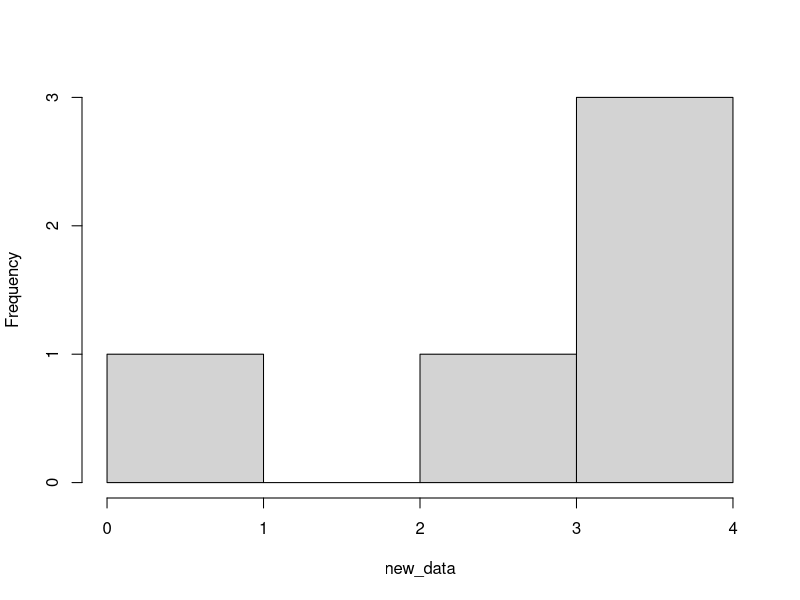
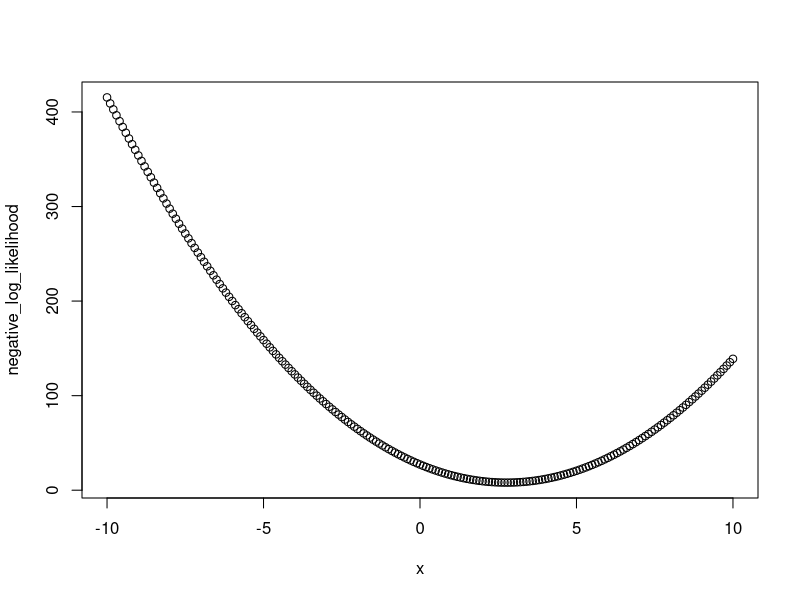
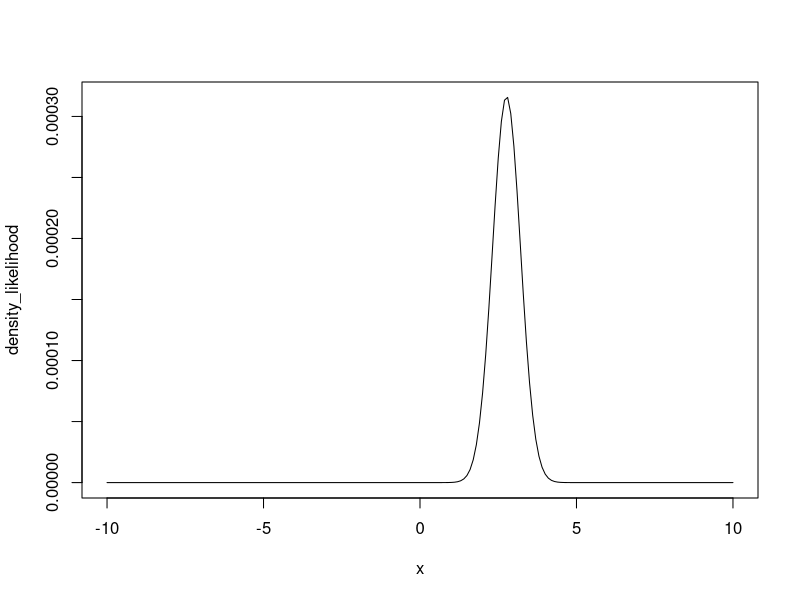
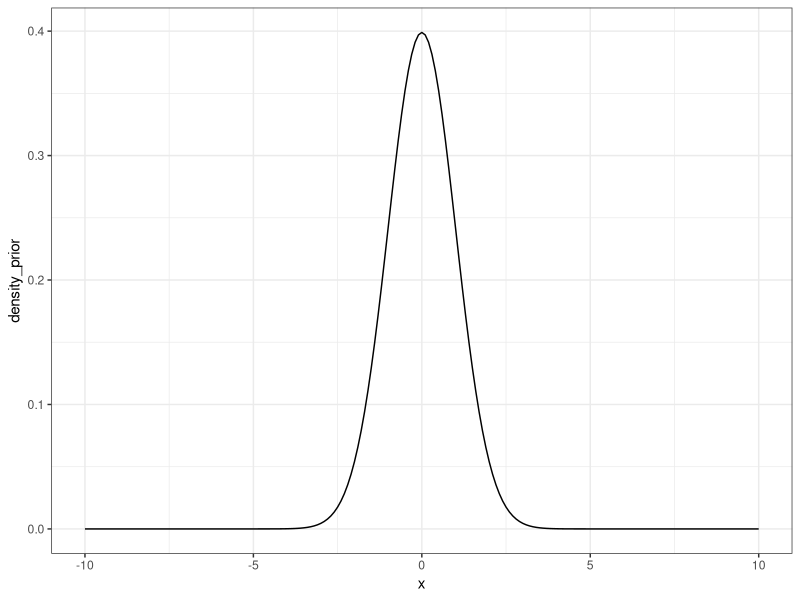
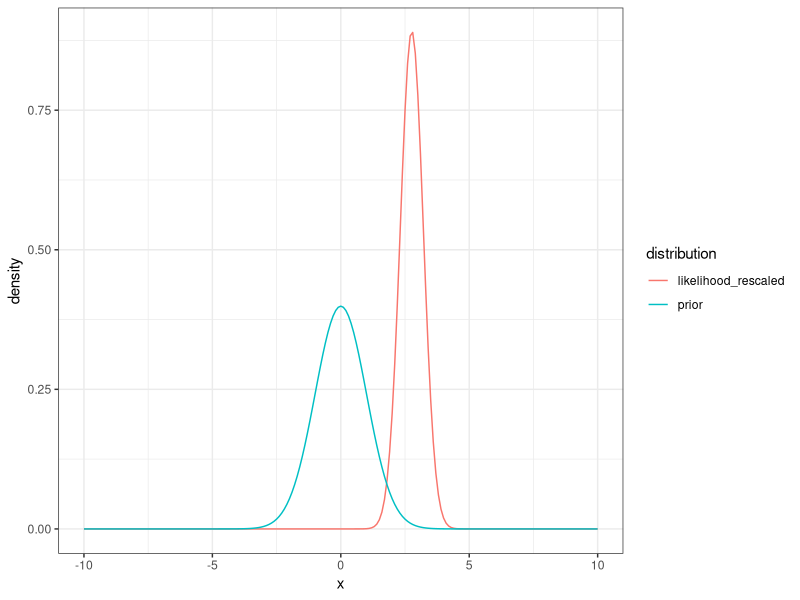
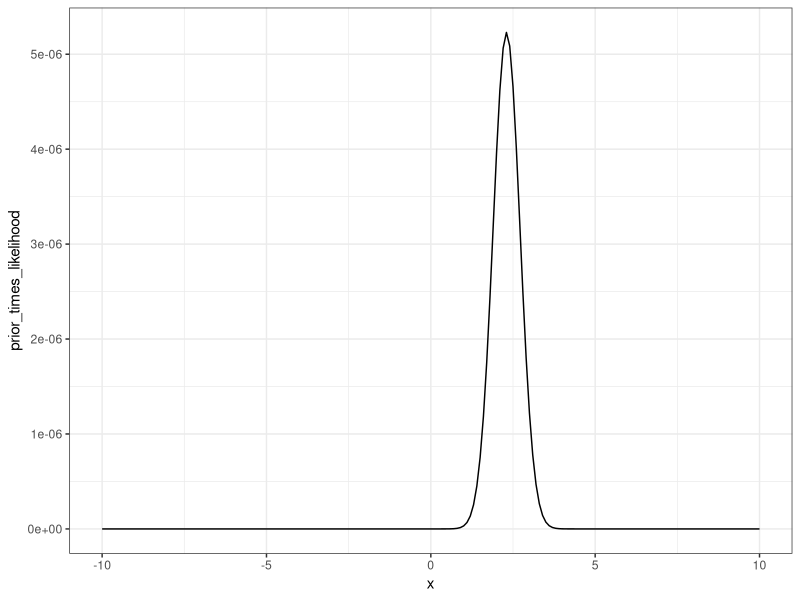
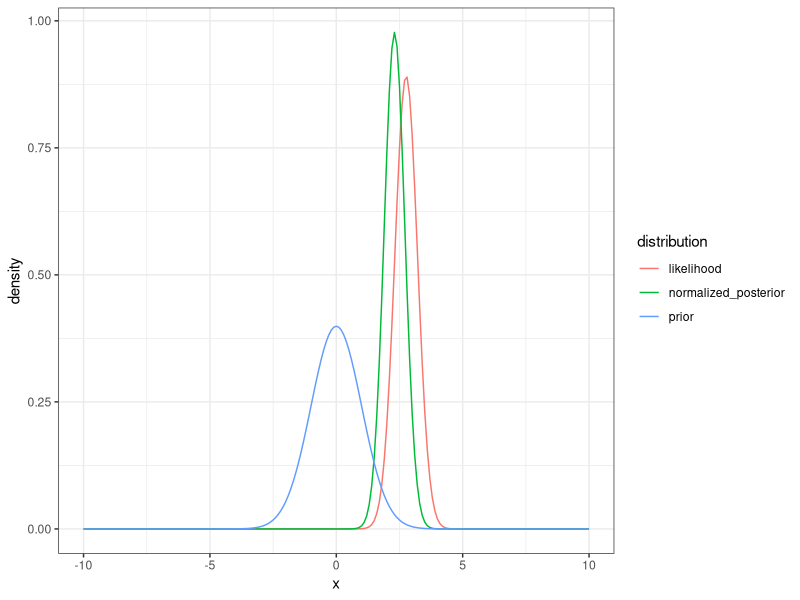
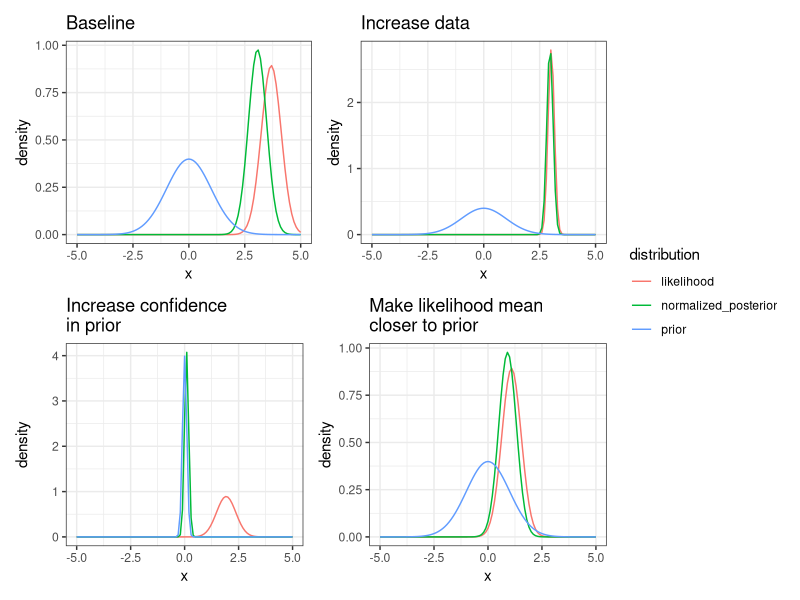

Write the R code that produced these figures, in order.
## ---- chunk 1
#| echo: FALSE
#| message: FALSE
library(tidyverse)
library(patchwork)
## ---- chunk 2
num_data_points <- 5

mean_data <- 3.0
sd_data <- 1.0
new_data <- rnorm(num_data_points, mean = mean_data, sd = sd_data)
## ---- chunk 3
#| fig-cap: Five random simples from a normal distirubtion with mean = 3 and sd = 1
#| label: fig-rnorm1
hist(new_data, main = "")
## ---- chunk 4
#DATA MODEL
delta_x <- 0.1
x <- seq(-10,10, delta_x)
negative_log_likelihood <- rep(NA,length(x))
for(i in 1:length(x)){
  negative_log_likelihood[i] <- -sum(dnorm(new_data, mean = x[i], sd = 1, log = TRUE))
}
## ---- chunk 5
#| fig-cap: Negative log likelihood curve
#| label: fig-ll-bayes
plot(x, negative_log_likelihood)
## ---- chunk 6
density_likelihood <- exp(-negative_log_likelihood)
## ---- chunk 7
#| fig-cap: likelihood curve
#| label: fig-ll2-density
plot(x, density_likelihood, type = "l")
## ---- chunk 8
likelihood_area_under_curve <- sum(density_likelihood * delta_x) #Width * Height
density_likelihood_rescaled <- density_likelihood/likelihood_area_under_curve
## ---- chunk 9
#| fig-cap: Rescale likelihood (area under curve is 1)
#| label: fig-rescaled-ll
d <- tibble(x = x,
            likelihood = density_likelihood_rescaled) |> 
ggplot(aes(x = x, y = likelihood)) +
  geom_line() +
  theme_bw()

## ---- chunk 10
mean_prior <- 0
sd_prior <- 1.0
## ---- chunk 11
density_prior <- dnorm(x, mean = mean_prior, sd = sd_prior)
## ---- chunk 12
#| fig-cap: likelihood of the x given the prior distribution
#| label: fig-prior-dens
d <- tibble(x = x,
            density_prior = density_prior)
ggplot(d, aes(x = x, y = density_prior)) +
  geom_line()  +
  theme_bw()
## ---- chunk 13
#| fig-cap: likelihood of the x given the prior distribution and likelihood of the model.
#| label: fig-prior-ll-dens
tibble(x = x,
            prior = density_prior,
            likelihood_rescaled = density_likelihood_rescaled) %>% 
  pivot_longer(cols = -x, names_to = "distribution", values_to = "density") %>% 
  mutate(distribution = factor(distribution)) %>% 
  ggplot(aes(x = x, y = density, color = distribution)) +
  geom_line()  +
  theme_bw()

## ---- chunk 14
prior_times_likelihood <- density_prior * density_likelihood
## ---- chunk 15
#| fig-cap: 
#| label: fig-post-unscaled
d <- tibble(x = x,
            prior_times_likelihood = prior_times_likelihood)
ggplot(d, aes(x = x, y = prior_times_likelihood)) +
  geom_line()  +
  theme_bw()
## ---- chunk 16
area_under_curve <- sum(prior_times_likelihood * delta_x)  #sum(Width * Height) = total probability of the data given all possible values of the parameter
normalized_posterior <- prior_times_likelihood / area_under_curve
## ---- chunk 17
#| fig-cap: Prior, likelihood, and posterior shown together 
#| label: fig-prior-ll-post
tibble(x = x,
       prior = density_prior,
       likelihood = density_likelihood_rescaled,
       normalized_posterior = normalized_posterior) %>% 
  pivot_longer(cols = -x, names_to = "distribution", values_to = "density") %>% 
  mutate(distribution = factor(distribution)) %>% 
  ggplot(aes(x = x, y = density, color = distribution)) +
  geom_line()  +
  theme_bw()
## ---- chunk 18
explore_senstivity <- function(num_data_points, mean_data, sd_data, mean_prior, sd_prior, title){

new_data <- rnorm(num_data_points, mean_data, sd_data)
delta_x <- 0.1
x <- seq(-5,5, delta_x)
negative_log_likelihood <- rep(NA,length(x))

#DATA MODEL
for(i in 1:length(x)){
  #Process model is that mean = x
  negative_log_likelihood[i] <- -sum(dnorm(new_data, mean = x[i], sd = 1, log = TRUE))
}

density_likelihood <- exp(-negative_log_likelihood)
likelihood_area_under_curve <- sum(density_likelihood * delta_x) #Width * Height
density_likelihood_rescaled <- density_likelihood/likelihood_area_under_curve

#Prior
density_prior <- dnorm(x, mean = mean_prior, sd = sd_prior)

#Prior x Likelihood
prior_times_likelihood <- density_prior * density_likelihood
area_under_curve <- sum(prior_times_likelihood * delta_x) #Width * Height
normalized_posterior <- prior_times_likelihood / area_under_curve

p <- tibble(x = x,
       prior = density_prior,
       likelihood = density_likelihood_rescaled,
       normalized_posterior = normalized_posterior) %>% 
  pivot_longer(cols = -x, names_to = "distribution", values_to = "density") %>% 
  mutate(distribution = factor(distribution)) %>% 
  ggplot(aes(x = x, y = density, color = distribution)) +
  geom_line() +
  labs(title = title)  +
  theme_bw()
return(p)
}
## ---- chunk 19
#Baseline
p1 <- explore_senstivity(num_data_points = 5,
                        mean_data = 3,
                        sd_data = 2,
                        mean_prior = 0,
                        sd_prior = 1.0,
                        title = "Baseline")

#Increase confidence in prior
p2 <- explore_senstivity(num_data_points = 5,
                        mean_data = 3,
                        sd_data = 2,
                        mean_prior = 0,
                        sd_prior = 0.1,
                        title = "Increase confidence\nin prior")

#Increase number of data points
p3 <- explore_senstivity(num_data_points = 50,
                        mean_data = 3,
                        sd_data = 2,
                        mean_prior = 0,
                        sd_prior = 1.0,
                        title = "Increase data")

#Make likelihood mean closer to prior
p4 <- explore_senstivity(num_data_points = 5,
                        mean_data = 0,
                        sd_data = 2,
                        mean_prior = 0,
                        sd_prior = 1.0,
                        title = "Make likelihood mean\ncloser to prior")

## ---- chunk 20
#| echo: false
#| fig-cap: Senstivity of posteriors to different data and prior scenarios
#| label: fig-post-sens
(p1 + p3) / (p2 + p4) + plot_layout(guides = "collect")  
## ---- chunk 21
set.seed(100)
num_data_points <- 10
par1_true <- 3
sd_data <- 0.5
x <- runif(num_data_points, 0, 10)
par_true <- c(par1_true, 0.5)
y_true <- par_true[1] * (x / (x + par_true[2]))
y <- rnorm(length(y_true), mean = y_true, sd = sd_data)
## ---- chunk 22
plot(x, y, ylim = c(0, par1_true + 2))
## ---- chunk 23
mean_prior <- 1.0
sd_prior <- 0.5
## ---- chunk 24
delta_par1 <- 0.1
par1 <- seq(-3,10, delta_par1)
negative_log_likelihood <- rep(NA,length(par1))
for(i in 1:length(par1)){
  #Process model
  pred <- par1[i] * (x / (x + par_true[2]))
  #Data model
  negative_log_likelihood[i] <- -sum(dnorm(y, mean = pred, sd = sd_data, log = TRUE))
}

density_likelihood <- exp(-negative_log_likelihood)
likelihood_area_under_curve <- sum(density_likelihood * delta_par1) #Width * Height
density_likelihood_rescaled <- density_likelihood/likelihood_area_under_curve

#Priors
density_prior <- dnorm(par1, mean = mean_prior, sd = sd_prior)
prior_times_likelihood <- density_prior * density_likelihood
area_under_curve <- sum(prior_times_likelihood * delta_par1) #Width * Height
normalized_posterior <- prior_times_likelihood / area_under_curve
## ---- chunk 25
tibble(par1 = par1,
       prior = density_prior,
       likelihood = density_likelihood_rescaled,
       normalized_posterior = normalized_posterior) %>% 
  pivot_longer(cols = -par1, names_to = "distribution", values_to = "density") %>% 
  mutate(distribution = factor(distribution)) %>% 
  ggplot(aes(x = par1, y = density, color = distribution)) +
  geom_line()  +
  theme_bw()
## ---- chunk 26
par1_mle <- par1[which.max(density_likelihood)]
par1_post <- par1[which.max(normalized_posterior)]

d <- tibble(x = seq(0,10, 0.1),
            prior = mean_prior * (x / (x + par_true[2])),
            likelihood = par1_mle * (x / (x + par_true[2])),
            posterior = par1_post * (x / (x + par_true[2]))) %>% 
  pivot_longer(cols = -x, names_to = "distribution", values_to = "prediction") %>% 
  mutate(distribution = factor(distribution))
## ---- chunk 27
ggplot(d, aes(x = x, y = prediction, col = distribution)) +
  geom_line() +
  labs(y = "M-M model prediction (process model)")  +
  theme_bw()
## ---- chunk 28
num_data_points <- 10
par1_true <- 3
sd_data <- 0.5
x <- runif(num_data_points, 0, 10)
par_true <- c(par1_true, 0.5)
y_true <- par_true[1] * (x / (x + par_true[2]))
y <- rnorm(length(y_true), mean = y_true, sd = sd_data)
## ---- chunk 29
plot(x, y, ylim = c(0, par1_true + 2))
## ---- chunk 30
#Initialize chain
num_iter <- 5000
pars <- array(NA, dim = c(num_iter))
pars[1] <- 2
log_prob_current <- -10000000000
prob_current <- exp(log_prob_current)
jump <- 0.1

mean_prior <- 1.0
sd_prior <- 0.5

for(i in 2:num_iter){
  
  #Randomly select new parameter values
  proposed_pars <- rnorm(1, pars[i - 1], jump)
  
    
  #PRIORS: how likely is the proposed value given the prior distribution?
  prior <- dnorm(proposed_pars, mean = mean_prior, sd = sd_prior)

  #PROCESS MODEL: Use new parameter values in the process model
  pred <- proposed_pars * (x / (x + par_true[2]))

  #DATA MODEL: how likely is the data given the proposed parameter?
  #We are multiplying here
  likelihood <- prod(dnorm(y, mean = pred, sd = sd_data))
  
  #Combine the prior and likelihood
  #remember that you multiply probabilities which mean you can add log(probability)
  prob_proposed <- prior * likelihood
  
  z <- (prob_proposed/prob_current)
  
  #Now pick a random number between 0 and 1
  r <- runif(1, 0, 1)
  
  #If z > r then accept the new parameters
  #Note: this will always happen if the new parameters are more likely than
  #the old parameters z > 1 means than z is always > r no matter what value of
  #r is chosen.  However it will accept worse parameter sets (P_new is less
  #likely then P_old - i.e., z < 1) in proportion to how much worse it is
  #For example: if z = 0.9 and then any random number drawn by runif that is
  #less than 0.90 will result in accepting the worse values (i.e., the slightly
  #worse values will be accepted a lot of the time).  In contrast, if z = 0.01
  #(i.e., the new parameters are much much worse), then they can still be accepted
  #but much more rarely because random r values of < 0.1 occur more rarely
  if(z > r){
    pars[i] <- proposed_pars
    prob_current <- prob_proposed
  }else{
    pars[i] <- pars[i - 1]
    prob_current <- prob_current #this calculation isn't necessary but is here to show you the logic
  }
}
## ---- chunk 31
#| warning: FALSE
d <- tibble(iter = 1:num_iter,
       par1 = pars)

p1 <-  ggplot(d, aes(x = iter, y = par1)) +
  geom_line()  +
  theme_bw()

p2 <- ggplot(d, aes(x = par1)) +
  geom_histogram() +
  theme_bw()

p1 | p2
## ---- chunk 32
#| warning: FALSE

nburn <- 100
d_burn <- tibble(iter = nburn:num_iter,
       par1 = pars[nburn:num_iter])
## ---- chunk 33
#| warning: FALSE
p1 <-  ggplot(d_burn, aes(x = iter, y = par1)) +
  geom_line() +
  theme_bw()

p2 <- ggplot(d_burn, aes(x = par1)) +
  geom_histogram() +
  theme_bw()

p1 | p2
## ---- chunk 34
par_post_burn <- pars[nburn:num_iter]

#Mean
mean(par_post_burn)
#sd
sd(par_post_burn)
#Quantiles
quantile(par_post_burn, c(0.025, 0.5,0.975))
## ---- chunk 35
num_samples <- 100
sample_index <- sample(x = 1:length(par_post_burn), size = num_samples, replace = TRUE)
random_draws <- par_post_burn[sample_index]
## ---- chunk 36
hist(random_draws)
## ---- chunk 37
num_samples <- 1000
x_new = x
pred_posterior_mean <- matrix(NA, num_samples, length(x_new))   # storage for all simulations
y_posterior <- matrix(NA, num_samples, length(x_new)) 

for(i in 1:num_samples){
  sample_index <- sample(x = 1:length(pars), size = 1, replace = TRUE)
  pred_posterior_mean[i, ] <- pars[sample_index] * (x_new / (x_new + par_true[2]))
  y_posterior[i, ] <- rnorm(length(x_new), pred_posterior_mean[i, ], sd = sd_data)
  
}
n.stats.y <- apply(y_posterior, 2, quantile, c(0.025, 0.5, 0.975))
n.stats.y.mean <- apply(y_posterior, 2, mean)

n.stats.mean <- apply(pred_posterior_mean, 2, quantile, c(0.025, 0.5, 0.975))

d <- tibble(x = x_new,
            median = n.stats.y.mean,
            lower95_y = n.stats.y[1, ],
            upper95_y = n.stats.y[3, ],
            lower95_mean = n.stats.mean[1, ],
            upper95_mean = n.stats.mean[3, ],
            obs = y)
## ---- chunk 38
ggplot(d, aes(x = x)) +
  geom_ribbon(aes(ymin = lower95_y, ymax = upper95_y), fill = "lightblue", alpha = 0.5) +
    geom_ribbon(aes(ymin = lower95_mean, ymax = upper95_mean), fill = "pink", alpha = 0.5) +
  geom_line(aes(y = median)) +
  geom_point(aes(y = obs)) +
  labs(y = "M-M Prediction")  +
  theme_bw()

## ---- chunk 39
#| warning: FALSE

library(tidyverse)
library(patchwork)

#Build fake dataset
set.seed(100)
num_data_points <- 200
sd_data <- 0.25
par_true <- c(3, 0.5)
x <- runif(num_data_points, 0, 10)
y_true <- par_true[1] * (x / (x + par_true[2]))
y <- rnorm(length(y_true), mean = y_true, sd = sd_data)
## ---- chunk 40
plot(x, y, ylim = c(0, par_true[1] + 2))
## ---- chunk 41
#Set MCMC Configuration
num_iter <- 2000
num_pars <- 2
jump <- c(0.05, 0.05)

#Initialize chain
pars <- array(NA, dim = c(num_pars, num_iter))
pars[1, 1] <- 2
pars[2, 1] <- 1
log_likelihood_prior_current <- -10000000000

for(i in 2:num_iter){
  
  #Loop through parameter value
  
  for(j in 1:num_pars){
      #Randomly select new parameter values
    proposed_pars <- pars[, i - 1]
    proposed_pars[j] <- rnorm(1, mean = pars[j, i - 1], sd = jump[j])
    
    ##########################
    # PRIORS
    #########################
    #(remember that you multiply probabilities which mean you can add log(probability))
    log_prior <- dunif(proposed_pars[1], min = 0, max = 10, log = TRUE) + 
      dunif(proposed_pars[2], min = 0, max = 100, log = TRUE)
    
    #Likelihood.  
    #You could use:
    # pred <- process_model(x, pars = proposed_pars)
    # log_likelihood <- sum(dnorm(new_data, mean = pred, sd = sd_data, log = TRUE)
    # but we are looping here because it transitions well to the next section of the course
    log_likelihood <- rep(NA, length(x))
    pred <- rep(NA, length(x))
    for(m in 1:length(x)){
      ##########################
      # PROCESS MODEL
      #########################
      pred[m] <- proposed_pars[1] * (x[m] / (x[m] + proposed_pars[2]))
      ##########################
      # DATA MODEL
      #########################
      log_likelihood[m] <- dnorm(y[m], mean = pred[m], sd = sd_data, log = TRUE)
    }
    #Remember that you multiply probabilities which mean you can add log(probability)
    #Hence the use of sum
    log_likelihood <- sum(log_likelihood)
    
    ############################
    ###  PRIOR x LIKELIHOOD
    ############################
    #Combine the prior and likelihood
    #remember that you multiply probabilities which means you can add log(probability)
    log_likelihood_prior_proposed <- log_prior + log_likelihood
    
    #We want the ratio of new / old but since it is in log space we first
    #take the difference of the logs: log(new/old) = log(new) - log(old) 
    # and then take out of log space exp(log(new) - log(old))
    z <- exp(log_likelihood_prior_proposed - log_likelihood_prior_current)
    
    #Now pick a random number between 0 and 1
    r <- runif(1, min = 0, max = 1)
    #If z > r then accept the new parameters
    #Note: this will always happen if the new parameters are more likely than
    #the old parameters z > 1 means than z is always > r no matter what value of
    #r is chosen.  However it will accept worse parameter sets (P_new is less
    #likely then P_old - i.e., z < 1) in proportion to how much worse it is
    #For example: if z = 0.9 and then any random number drawn by runif that is
    #less than 0.90 will result in accepting the worse values (i.e., the slightly
    #worse values will be accepted a lot of the time).  In contrast, if z = 0.01
    #(i.e., the new parameters are much much worse), then they can still be accepted
    #but much more rarely because random r values of < 0.1 occur more rarely
    if(log(z) > log(r)){
      pars[j, i] <- proposed_pars[j]
      log_likelihood_prior_current <- log_likelihood_prior_proposed
    }else{
      pars[j, i] <- pars[j, i - 1]
      log_likelihood_prior_current <- log_likelihood_prior_current #this calculation isn't necessary but is here to show you the logic
    }
  }
}

## ---- chunk 42
#| warning: FALSE

d <- tibble(iter = 1:num_iter,
            par1 = pars[1, ],
            par2 = pars[2, ]) %>%
  pivot_longer(-iter, values_to = "value", names_to = "parameter")
## ---- chunk 43
#| warning: FALSE

p1 <- ggplot(d, aes(x = iter, y = value)) +
  geom_line() +
  facet_wrap(~parameter, scales = "free") +
  theme_bw()

p2 <- ggplot(d, aes(x = value)) +
  geom_histogram() +
  facet_wrap(~parameter, scales = "free") +
  theme_bw()

p1 / p2
## ---- chunk 44


## ---- chunk 45


## ---- chunk 46


## ---- chunk 47


## ---- chunk 48


## ---- chunk 49


## ---- chunk 50
